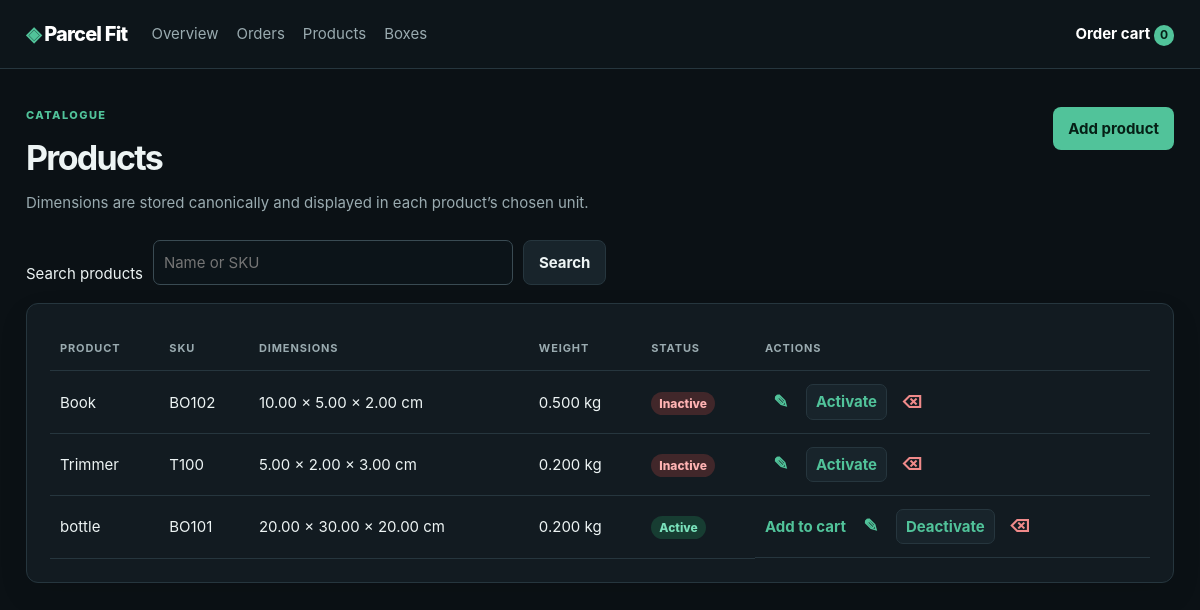
/products/, run on an earlier commit of the app's database.
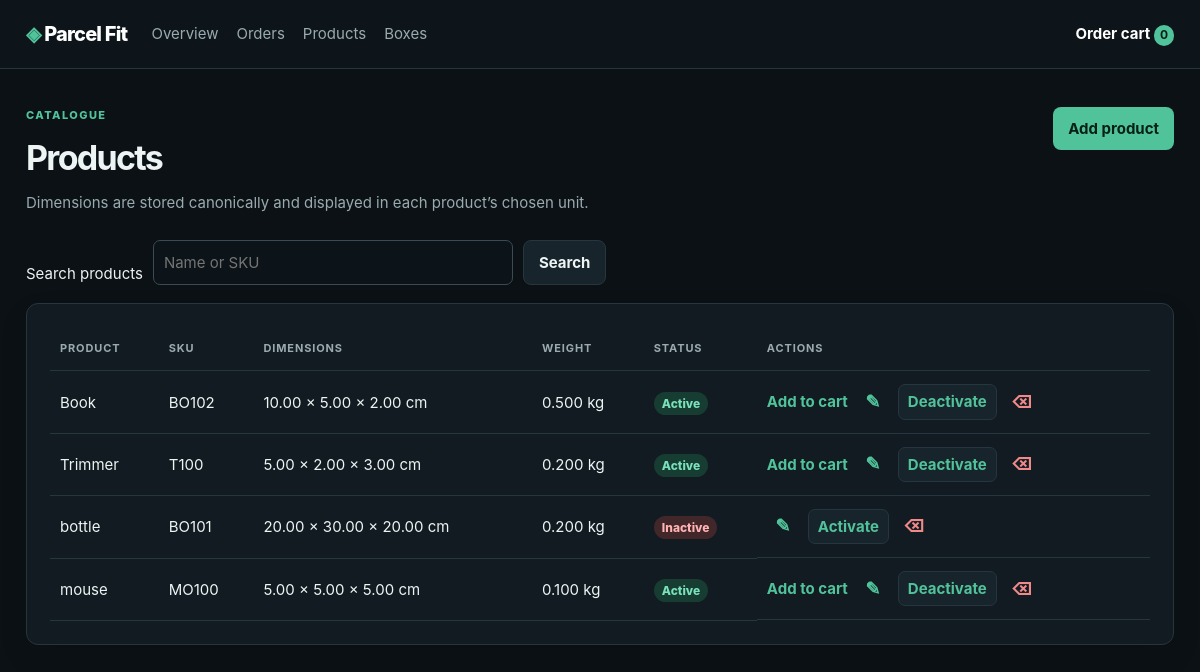
And on a later commit of the database.
### shipping/models.py (models this page shows, shortened)
class DimensionValidationMixin(models.Model):
    class Meta:
        abstract = True

class Product(DimensionValidationMixin):
    name = models.CharField(max_length=120)
    sku = models.CharField(max_length=64, unique=True)
    length = models.DecimalField(max_digits=8, decimal_places=2)
    width = models.DecimalField(max_digits=8, decimal_places=2)
    height = models.DecimalField(max_digits=8, decimal_places=2)
    weight = models.DecimalField(max_digits=8, decimal_places=3)
    dimension_unit = models.CharField(
        max_length=2, choices=DIMENSION_UNITS, default="cm"
    )
    is_active = models.BooleanField(default=True)
    created_at = models.DateTimeField(auto_now_add=True)
    updated_at = models.DateTimeField(auto_now=True)
    class Meta:
        ordering = ["name", "sku"]
    @property
    def displayed_dimensions(self):
        return format_dimensions(
            (self.length, self.width, self.height), self.dimension_unit
        )

### shipping/views.py (the view)
# urls.py: path("products/", views.product_list, name="product_list"),
def product_list(request):
    query = request.GET.get("q", "")
    products = Product.objects.all()
    if query:
        products = products.filter(name__icontains=query) | products.filter(
            sku__icontains=query
        )
    return render(request, "products/list.html", {"products": products, "query": query})

### shipping/context_processors.py (called while the page is built)
def cart_count(request):
    return {
        "cart_count": sum(
            int(quantity) for quantity in request.session.get("cart", {}).values()
        )
    }

### shipping/units.py (called while the page is built)
def from_centimetres(value: Decimal, unit: str) -> Decimal:
    return value / CENTIMETRES_PER_INCH if unit == "in" else value

def format_dimensions(values, unit: str) -> str:
    converted = [
        from_centimetres(Decimal(value), unit).quantize(Decimal("0.01"))
        for value in values
    ]
    return " × ".join(str(value) for value in converted)

### templates/products/list.html (shortened to what this page needs)
{% extends 'base.html' %} {% block content %}
<div class="page-heading">
  <div>
    <p class="eyebrow">CATALOGUE</p>
    <h1>Products</h1>
    <p>
      Dimensions are stored canonically and displayed in each product’s chosen
      unit.
    </p>
  </div>
  <a class="button primary" href="{% url 'product_create' %}">Add product</a>
</div>
<form class="search">
  <label for="q">Search products</label>
  <input id="q" name="q" value="{{ query }}" placeholder="Name or SKU" />
  <button class="button secondary">Search</button>
</form>
<section class="panel">
  {% if products %}
  <div class="table-wrap">
    <table>
      <thead>
        <tr>
          <th>Product</th>
          <th>SKU</th>
          <th>Dimensions</th>
          <th>Weight</th>
          <th>Status</th>
          <th>Actions</th>
        </tr>
      </thead>
      <tbody>
        {% for product in products %}
        <tr>
          <td>{{ product.name }}</td>
          <td>{{ product.sku }}</td>
          <td>{{ product.displayed_dimensions }} {{ product.get_dimension_unit_display }}</td>
          <td>{{ product.weight }} kg</td>
          <td>
            <span class="badge {% if product.is_active %}recommended{% else %}no_solution{% endif %}">
              {% if product.is_active %}Active{% else %}Inactive{% endif %}
            </span>
          </td>
          <td class="row-actions">
            {% if product.is_active %}
            <form method="post" action="{% url 'cart_add' product.pk %}">
              /><button class="button mini primary">Add to cart</button>
            </form>
            {% endif %}
            <a
              class="icon-button"
              href="{% url 'product_edit' product.pk %}"
              title="Edit product"
              aria-label="Edit product"
              >✎</a
            >
            <form
              method="post"
              action="{% url 'product_toggle' product.pk %}"
            >
              {% if product.is_active %}
              <button class="status-action" title="Deactivate product">Deactivate</button>
              {% else %}
              <button class="status-action" title="Activate product">Activate</button>
              {% endif %}
            </form>
            <form
              method="post"
              action="{% url 'product_delete' product.pk %}"
              onsubmit="
                return confirm(
                  'Delete this product? Historical products are safely deactivated.',
                );
              "
            >
              {% csrf_token %}<button
                class="icon-button danger-link"
                title="Delete product"
                aria-label="Delete product"
              >
                ⌫
              </button>
            </form>
          </td>
        </tr>
        {% endfor %}
      </tbody>
    </table>
  </div>
  {% else %}
  <div class="empty">
    <h3>No products yet.</h3>
    <p>Add products before creating an order.</p>
  </div>
  {% endif %}
</section>
{% endblock %}

What changed in the data, as far as the page shows it:
changed Product "Book": is_active "Inactive Activate" → "Active Add to cart Deactivate"
changed Product "Trimmer": is_active "Inactive Activate" → "Active Add to cart Deactivate"
changed Product "bottle": is_active "Active Add to cart Deactivate" → "Inactive Activate"
added Product: name "mouse", sku "MO100", displayed_dimensions "5.00 × 5.00 × 5.00", dimension_unit "cm", weight "0.100", is_active "Active"
